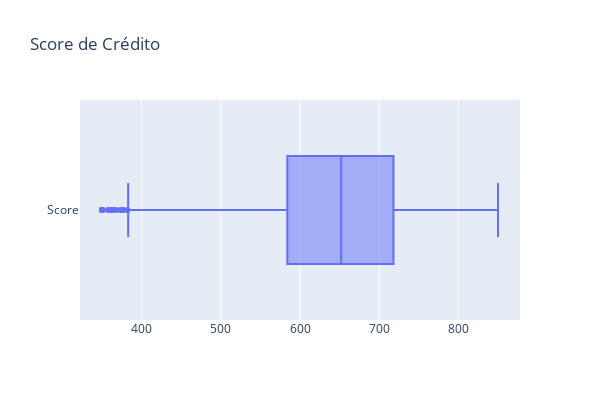

This figure's notebook cell:
### Code cell
#Gráfico - Score de Crédito
fig_score = go.Figure()
#Definição do tipo e dos dados do gráfico
fig_score.add_box(x = df['CreditScore'], name = 'Score', orientation = 'h')
#Definições de layout do gráfico
fig_score.update_layout(title = 'Score de Crédito')
fig_score.update_layout(height = 400, width = 600)
fig_score.update_layout(legend_title_text = 'Score de Crédito')
fig_score.show()

### Figure 1 — Plotly figure (JSON) as saved in the notebook; plotly's stock layout.template omitted (floating-point values rounded to 4 significant figures; data arrays with more than 128 entries replaced by an {"elided": "..."} marker saying what was removed)
{"data": [{"name": "Score", "orientation": "h", "type": "box", "x": {"elided": "10000 int values"}}], "layout": {"height": 400, "legend": {"title": {"text": "Score de Crédito"}}, "title": {"text": "Score de Crédito"}, "width": 600}}
